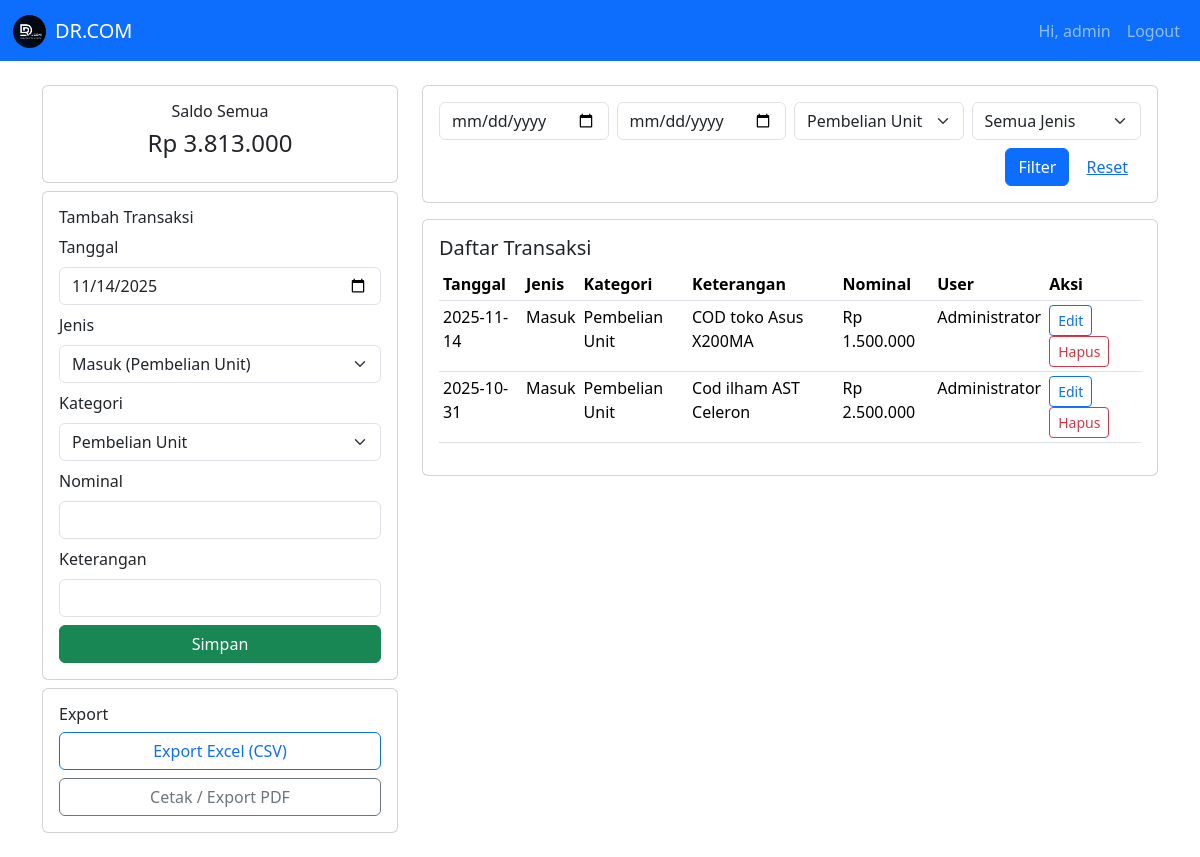
The app's page /home.php?kategori=pembelian_unit (signed in) with its own data.
### tables this page shows
CREATE TABLE `transaksi` (
  `id` int NOT NULL AUTO_INCREMENT,
  `tanggal` date NOT NULL,
  `jenis` enum('masuk','keluar') NOT NULL,
  `kategori` varchar(100) NOT NULL,
  `keterangan` text,
  `nominal` int NOT NULL,
  `user_id` int DEFAULT NULL,
  `created_at` timestamp NULL DEFAULT CURRENT_TIMESTAMP,
  PRIMARY KEY (`id`),
  KEY `fk_user_transaksi` (`user_id`),
  CONSTRAINT `fk_user_transaksi`
      FOREIGN KEY (`user_id`) REFERENCES `users` (`id`)
      ON DELETE SET NULL ON UPDATE CASCADE
);

### koneksi.php (called while the page is built, shortened)
<?php
function e($str) {
    return htmlspecialchars($str, ENT_QUOTES, 'UTF-8');
}

### home.php (the view, shortened to what this page needs)
<?php
require 'koneksi.php';
$KATEGORI = [
    'pembelian_unit' => 'Pembelian Unit',
    'sparepart'      => 'Sparepart',
    'atk'            => 'ATK',
    'transport'      => 'Transport',
    'ekspedisi'      => 'Ekspedisi Manual',
    'ongkir'         => 'Ongkir Paket',
    'makan'          => 'Uang Makan',
    'servis'          => 'Dana Servis',
    'perlengkapan'          => 'Perlengkapan Toko'
];
$q_from     = $_GET['from'] ?? '';
$q_to       = $_GET['to'] ?? '';
$q_kategori = $_GET['kategori'] ?? '';
$q_jenis    = $_GET['jenis'] ?? '';
$where = [];
$params = [];
$types  = '';
if ($q_kategori) { $where[] = "kategori = ?";  $params[] = $q_kategori; $types .= 's'; }
$where_sql = count($where) ? "WHERE ".implode(" AND ", $where) : "";
$sql = "
    SELECT t.*, COALESCE(u.nama, u.username) AS user_name
    FROM transaksi t
    LEFT JOIN users u ON t.user_id = u.id
    $where_sql
    ORDER BY tanggal DESC
";
$stmt = $mysqli->prepare($sql);
if ($stmt) {
    if (count($params)) {
        $stmt->bind_param($types, ...$params);
    }
    $stmt->execute();
    $result = $stmt->get_result();
    $transactions = $result->fetch_all(MYSQLI_ASSOC);
} else {
    die("Query gagal: ".$mysqli->error);
}
$total_masuk  = (int) $mysqli->query("SELECT IFNULL(SUM(nominal),0) as t FROM transaksi WHERE jenis='masuk'")->fetch_assoc()['t'];
$total_keluar = (int) $mysqli->query("SELECT IFNULL(SUM(nominal),0) as t FROM transaksi WHERE jenis='keluar'")->fetch_assoc()['t'];
$saldo_all    = $total_masuk - $total_keluar;
?>
<!doctype html>
<html>
<head>
<link href="https://cdn.jsdelivr.net/npm/bootstrap@5.3.2/dist/css/bootstrap.min.css" rel="stylesheet">
</head>
<body>
<nav class="navbar navbar-expand-lg navbar-dark bg-primary">
  <div class="container-fluid">
    <a class="navbar-brand d-flex align-items-center" href="home.php">
        <img src="assets/drcom.png"
             alt="Logo DR.COM"
             style="height:35px; width:auto; margin-right:8px;">
        <span>DR.COM</span>
    </a>
    <div class="collapse navbar-collapse">
      <ul class="navbar-nav ms-auto">
        <li class="nav-item"><span class="nav-link">Hi, <?= e($_SESSION['user_name'] ?? ($_SESSION['username'] ?? 'Administrator')) ?></span></li>
        <li class="nav-item"><a class="nav-link" href="logout.php">Logout</a></li>
      </ul>
    </div>
  </div>
</nav>
<div class="container my-4">
  <div class="row mb-3">
    <div class="col-md-4">
      <div class="card mb-2">
        <div class="card-body text-center">
          <h6>Saldo Semua</h6>
          <h4>Rp <?= number_format($saldo_all,0,',','.') ?></h4>
        </div>
      </div>
      <div class="card">
        <div class="card-body">
          <h6>Tambah Transaksi</h6>
          <form method="post">
            <div class="mb-2"><label class="form-label">Tanggal</label>
              <input type="date" name="tanggal" class="form-control" value="<?= date('Y-m-d') ?>" required>
            </div>
            <div class="mb-2"><label class="form-label">Jenis</label>
              <select name="jenis" class="form-select" required>
                <option value="masuk">Masuk (Pembelian Unit)</option>
              </select>
            </div>
            <div class="mb-2"><label class="form-label">Kategori</label>
              <select name="kategori" class="form-select" required>
                <?php foreach ($KATEGORI as $k=>$v): ?>
                <option value="<?= e($k) ?>"><?= e($v) ?></option>
                <?php endforeach; ?>
              </select>
            </div>
            <div class="mb-2"><label class="form-label">Nominal</label>
              <input type="number" name="nominal" class="form-control" required>
            </div>
            <div class="mb-2"><label class="form-label">Keterangan</label>
              <input type="text" name="keterangan" class="form-control">
            </div>
            <div class="d-grid"><button class="btn btn-success">Simpan</button></div>
          </form>
        </div>
      </div>
      <div class="card mt-2">
        <div class="card-body">
          <h6>Export</h6>
          <a class="btn btn-outline-primary w-100 mb-2"
             href="export_excel.php?from=<?= e($q_from) ?>&to=<?= e($q_to) ?>&kategori=<?= e($q_kategori) ?>&jenis=<?= e($q_jenis) ?>">
            Export Excel (CSV)
          </a>
          <a class="btn btn-outline-secondary w-100"
             href="print.php?from=<?= e($q_from) ?>&to=<?= e($q_to) ?>&kategori=<?= e($q_kategori) ?>&jenis=<?= e($q_jenis) ?>"
             target="_blank">
            Cetak / Export PDF
          </a>
        </div>
      </div>
    </div>
    <div class="col-md-8">
      <div class="card mb-3">
        <div class="card-body">
          <form class="row g-2" method="get">
            <div class="col-md-3"><input type="date" name="from" class="form-control" value="<?= e($q_from) ?>"></div>
            <div class="col-md-3"><input type="date" name="to" class="form-control" value="<?= e($q_to) ?>"></div>
            <div class="col-md-3">
              <select name="kategori" class="form-select">
                <?php foreach ($KATEGORI as $k=>$v): ?>
                <option value="<?= e($k) ?>" <?= $q_kategori===$k ? 'selected':'' ?>><?= e($v) ?></option>
                <?php endforeach; ?>
              </select>
            </div>
            <div class="col-md-3">
              <select name="jenis" class="form-select">
                <option value="">Semua Jenis</option>
              </select>
            </div>
            <div class="col-12 text-end mt-2">
              <button class="btn btn-primary">Filter</button>
              <a class="btn btn-link" href="home.php">Reset</a>
            </div>
          </form>
        </div>
      </div>
      <div class="card">
        <div class="card-body">
          <h5>Daftar Transaksi</h5>
          <div class="table-responsive">
            <table class="table table-sm">
              <thead>
                <tr>
                  <th>Tanggal</th>
                  <th>Jenis</th>
                  <th>Kategori</th>
                  <th>Keterangan</th>
                  <th>Nominal</th>
                  <th>User</th>
                  <th>Aksi</th>
                </tr>
              </thead>
              <tbody>
                <?php if (count($transactions)): foreach ($transactions as $t): ?>
                <tr>
                  <td><?= e($t['tanggal']) ?></td>
                  <td><?= e(ucfirst($t['jenis'])) ?></td>
                  <td><?= e($KATEGORI[$t['kategori']] ?? $t['kategori']) ?></td>
                  <td><?= e($t['keterangan']) ?></td>
                  <td>Rp <?= number_format($t['nominal'],0,',','.') ?></td>
                  <td><?= e($t['user_name'] ?? ($t['username'] ?? '-')) ?></td>
                  <td>
                    <a href="edit.php?id=<?= $t['id'] ?>" class="btn btn-sm btn-outline-primary">Edit</a>
                    <form method="post" style="display:inline-block" onsubmit="return confirm('Hapus transaksi?')">
                      <button class="btn btn-sm btn-outline-danger">Hapus</button>
                    </form>
                  </td>
                </tr>
                <?php endforeach; else: ?>
                <tr><td colspan="7" class="text-center">Tidak ada transaksi</td></tr>
                <?php endif; ?>
              </tbody>
            </table>
          </div>
        </div>
      </div>
    </div>
  </div>
</div>
</body>
</html>

### records on screen
transaksi: tanggal "2025-11-14", jenis "Masuk", kategori "Pembelian Unit", keterangan "COD toko Asus X200MA", nominal "1.500.000", user_name "Administrator"
transaksi: tanggal "2025-10-31", jenis "Masuk", kategori "Pembelian Unit", keterangan "Cod ilham AST Celeron", nominal "2.500.000", user_name "Administrator"

### other values on screen
$_SESSION['user_name'] "admin"
$saldo_all "3.813.000"
form field kategori "Pembelian Unit"
